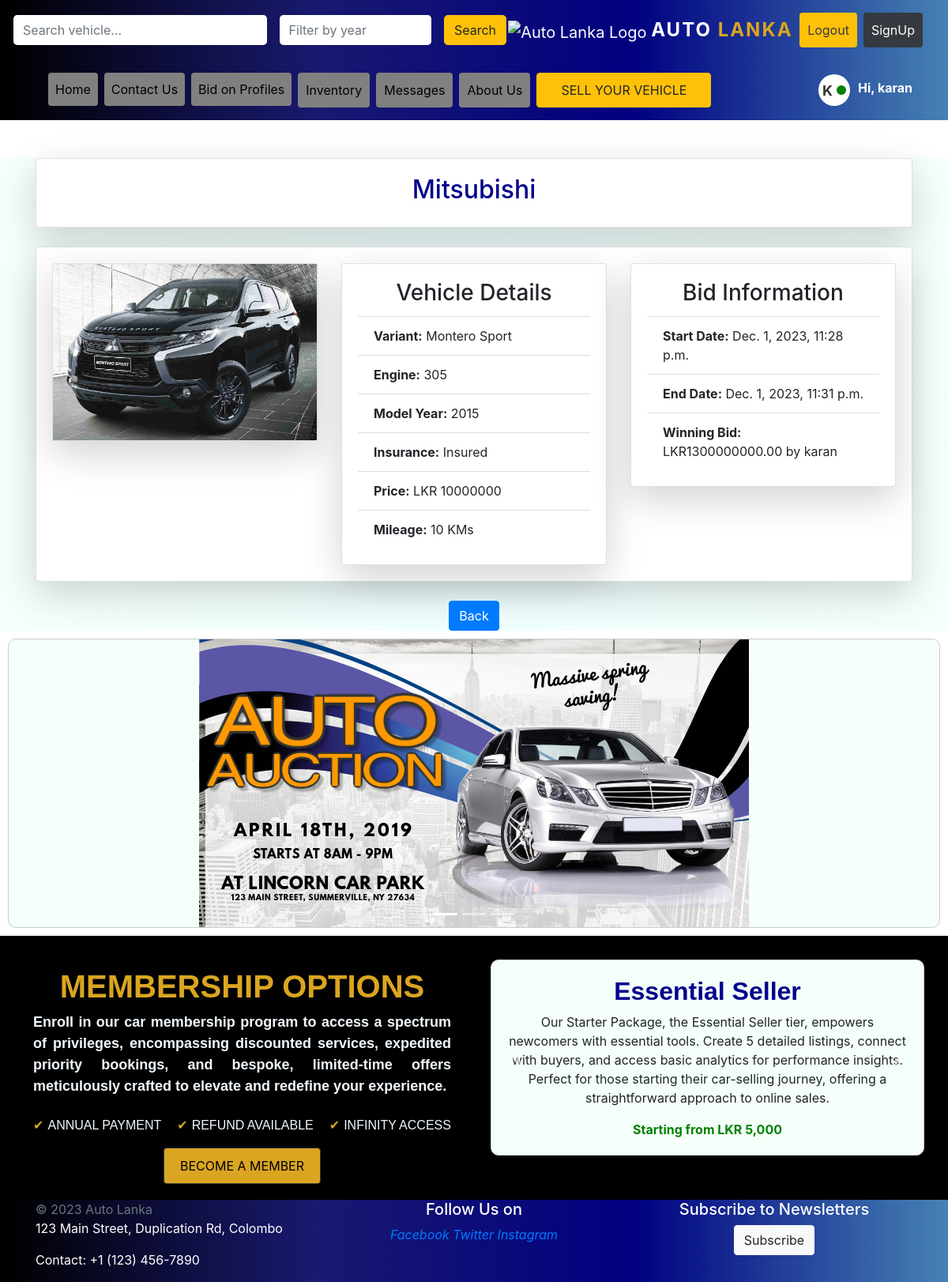
/1 (signed in), run on the app's committed database.
### showroom/models.py (models this page shows, shortened)
class Profile(models.Model):
    name = models.CharField(max_length=50)
    variant = models.CharField(max_length=50)
    engine = models.PositiveIntegerField()
    year = models.PositiveIntegerField()
    mat = [
        ('yes','INSURED '),
        ('no','NOT INSURED '),
    ]
    insured = models.CharField(max_length=3 , choices=mat )
    pic = models.ImageField(null = True)
    addpic = models.ImageField(null= True, blank= True)
    price = models.PositiveBigIntegerField(null = True , blank= True)
    Mileage = models.PositiveIntegerField(help_text= "In KMs", null = True, blank = True)
    contact  = models.EmailField(null = True)
    bid_start_date = models.DateTimeField()
    bid_end_date = models.DateTimeField()
    def get_winning_bid(self):
        return self.bid_set.filter(is_winner=True).first()

### auction/models.py (models this page shows, shortened)
class Bid(models.Model):
    profile = models.ForeignKey('showroom.Profile', on_delete=models.CASCADE)
    user = models.ForeignKey(settings.AUTH_USER_MODEL, on_delete=models.CASCADE)
    bid_price = models.DecimalField(max_digits=15, decimal_places=2)
    timestamp = models.DateTimeField(auto_now_add=True)
    is_winner = models.BooleanField(default=False)

### showroom/views.py (the view)
# urls.py: path('<int:Profile_id>', views.profiledetailView, name='profiles'),
@login_required
def profiledetailView(request,Profile_id):
    profil = Profile.objects.get(id=Profile_id)
    return render (request ,'showroom/profiles.html',{'profile': profil})

### showroom/templates/showroom/profiles.html
{% extends 'showroom/base.html' %}
{% load static %}
{% block content %}
<div class="container mt-5">
    <div class="row mb-4">
        <div class="col-md-12">
            <div class="card shadow-lg rounded">
                <div class="card-body">
                    <h2 class="text-center" style="color: #00008B">{{ profile.name }}</h2>
                </div>
            </div>
        </div>
    </div>
    <div class="row">
        <div class="col-md-12">
            <div class="card shadow-lg rounded">
                <div class="card-body">
                    <div class="row">
                        <div class="col-md-4">
                            <div class="card shadow-lg rounded">
                                <img src="{{ profile.pic.url }}" class="img-fluid" alt="Vehicle Image">
                            </div>
                        </div>
                        <div class="col-md-4">
                            <div class="card shadow-lg rounded">
                                <div class="card-body">
                                    <h3 class="card-title text-center">Vehicle Details</h3>
                                    <ul class="list-group list-group-flush">
                                        <li class="list-group-item"><strong>Variant:</strong> {{ profile.variant }}</li>
                                        <li class="list-group-item"><strong>Engine:</strong> {{ profile.engine }}</li><li class="list-group-item"><strong>Model Year:</strong> {{ profile.year }}</li>
                                        <li class="list-group-item">
                                            <strong>Insurance:</strong>
                                            {% if profile.insured %}
                                                Insured
                                            {% else %}
                                                Not Insured
                                            {% endif %}
                                        </li>
                                        <li class="list-group-item"><strong>Price:</strong> LKR {{ profile.price }}</li>
                                        <li class="list-group-item"><strong>Mileage:</strong> {{ profile.Mileage }} KMs</li>
                                    </ul>
                                </div>
                            </div>
                        </div>
                        <div class="col-md-4">
                            <div class="card shadow-lg rounded">
                                <div class="card-body">
                                    <h3 class="card-title text-center">Bid Information</h3>
                                    <ul class="list-group list-group-flush">
                                        <li class="list-group-item"><strong>Start Date:</strong> {{ profile.bid_start_date }}</li>
                                        <li class="list-group-item"><strong>End Date:</strong> {{ profile.bid_end_date }}</li>
                                        <li class="list-group-item">
                                            <strong>Winning Bid:</strong>
                                            {% with winning_bid=profile.get_winning_bid %}
                                                {% if winning_bid %}
                                                LKR{{ winning_bid.bid_price }} by {{ winning_bid.user.username }}
                                                {% else %}
                                                    No winning bid yet.
                                                {% endif %}
                                            {% endwith %}
                                        </li>
                                    </ul>
                                </div>
                            </div>
                        </div>
                    </div>
                </div>
            </div>
        </div>
    </div>
    <div class="row mt-4">
        <div class="col-md-12 text-center">
            <a href="{% url 'showroom:home_list' %}" class="btn btn-primary">Back</a>
        </div>
    </div>
</div>
{% endblock %}

### showroom/templates/showroom/header.html (shortened to what this page needs)
<nav class="navbar navbar-expand-lg navbar-dark" style="background: linear-gradient(to left,#4682B4, #000080, #191970, #000000);">
    <div class="container">
        <nav class="navbar navbar-expand-lg navbar-light bg-transparent">
            <div class="collapse navbar-collapse" id="navbarNav">
                <ul class="navbar-nav mr-auto">
                    <li class="nav-item">
                        <a class="nav-link btn  mr-2" href="{% url 'showroom:home_list' %}"
                           style="color: black; background-color: grey;"
                           onmouseover="this.style.color='grey'; this.style.backgroundColor='black';"
                           onmouseout="this.style.color='black'; this.style.backgroundColor='grey';">Home</a>
                    </li>
                    <li class="nav-item">
                        <a class="nav-link btn mr-2" href="{% url 'showroom:contact' %}"
                           style="color: black; background-color: grey;"
                           onmouseover="this.style.color='grey'; this.style.backgroundColor='black';"
                           onmouseout="this.style.color='black'; this.style.backgroundColor='grey';">Contact Us</a>
                    </li>
                    <li class="nav-item">
                        <a class="nav-link btn  mr-2" href="{% url 'auction:profile_list' %}"
                           style="color: black; background-color: grey;"
                           onmouseover="this.style.color='grey'; this.style.backgroundColor='black';"
                           onmouseout="this.style.color='black'; this.style.backgroundColor='grey';">Bid on Profiles</a>
                    </li>
                    <li class="nav-item">
                        <a class="nav-link btn  mr-2" href="{% url 'showroom:Inventory' %}"
                           style="color: black; background-color: grey; border-width: 2px;"
                           onmouseover="this.style.color='grey'; this.style.backgroundColor='black';"
                           onmouseout="this.style.color='black'; this.style.backgroundColor='grey';">Inventory</a>
                    </li>
                    <li class="nav-item">
                        <a class="nav-link btn  mr-2" href="{% url 'messaging:inbox' %}"
                           style="color: black; background-color: grey; border-width: 2px;"
                           onmouseover="this.style.color='grey'; this.style.backgroundColor='black';"
                           onmouseout="this.style.color='black'; this.style.backgroundColor='grey';">Messages</a>
                    </li>
                    <li class="nav-item">
                        <a class="nav-link btn  mr-2" href="{% url 'showroom:Aboutus' %}"
                           style="color: black; background-color: grey; border-width: 2px;"
                           onmouseover="this.style.color='grey'; this.style.backgroundColor='black';"
                           onmouseout="this.style.color='black'; this.style.backgroundColor='grey';">About Us</a>
                    </li>
                    <li class="nav-item">
                        <a href="{% url 'showroom:new_profile' %}" type="button" class="btn btn-warning" style="padding: 9px 30px; font-size: 16px;">SELL YOUR VEHICLE</a>
                    </li>
                </ul>
            </div>
        </nav>
{% if user.is_authenticated %}
<div class="nav-item" style="position: relative; display: flex; align-items: center; margin-left: auto;">
    <div style="width: 40px; height: 40px; border-radius: 50%; background-color: white; color: #333; display: flex; justify-content: center; align-items: center; font-weight: bold; font-size: 18px;">
        {{ user.username|first|upper }}
        <div style="width: 12px; height: 12px; background-color: green; border-radius: 50%; margin-left: 5px;"></div>
    </div>
    <div style="margin-left: 10px; margin-top: 10px;">
        <p style="color: white; font-weight: bold;">Hi, {{ user.username }}</p>
    </div>
</div>
{% endif %}
    </div>
</nav>

### data on the page
Profile: name "Mitsubishi", pic (picture), variant "Montero Sport", engine "305", year "2015", price "10000000", Mileage "10", bid_start_date "Dec. 1, 2023, 11:28 p.m.", bid_end_date "Dec. 1, 2023, 11:31 p.m."
Bid: bid_price "1300000000.00", user.username "karan"

### other printed values
{{ user.username|first|upper }} "K"
{{ user.username }} "karan"
